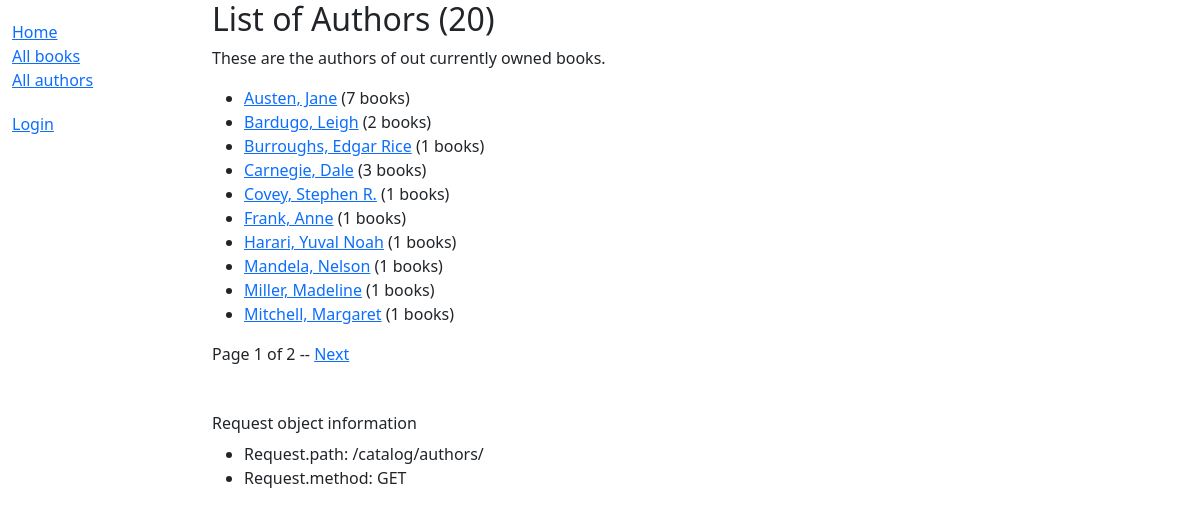
The app's page /catalog/authors/, older data.
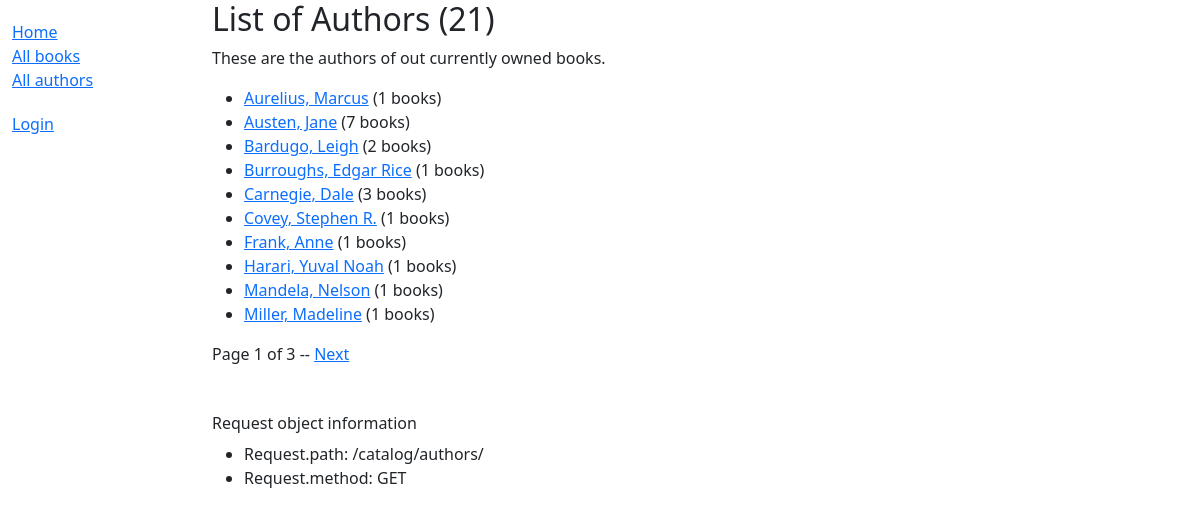
The same page, newer data.
### catalog/models.py (models this page shows)
class Author(models.Model):
    first_name = models.CharField(max_length=100)
    last_name = models.CharField(max_length=100)
    date_of_birth = models.DateField(null=True, blank=True)
    date_of_death = models.DateField('died', null=True, blank=True)
    class Meta:
        ordering = ['last_name', 'first_name']
    def get_absolute_url(self):
        return reverse('catalog:author-detail', args=[str(self.id)])
    def __str__(self) -> str:
        return f'{self.last_name}, {self.first_name}'

### catalog/views.py (the view)
# urls.py: path('authors/', views.AuthorListView.as_view(), name='authors'),
class AuthorListView(generic.ListView):
    model = Author
    paginate_by = 10
    def get_context_data(self, **kwargs: Any) -> dict[str, Any]:
        context = super().get_context_data(**kwargs)
        context['author_count'] = Author.objects.count()
        return context

### catalog/templates/catalog/author_list.html (shortened to what this page needs)
{% extends 'base_generic.html' %}
{% block content %}
    <h2>List of Authors ({{ author_count }})</h2>
    <p>These are the authors of out currently owned books.</p>
    <ul>
        {% for author in object_list %}
            <li>
                <a href="{{ author.get_absolute_url }}">{{ author }}</a>
                ({{ author.book_set.count }} books)
            </li>
        {% empty %}
            <p>There are no authors added yet.</p>
        {% endfor %}
    </ul>
{% endblock %}

Row changes from the older to the newer data that the page shows:
no longer on this page (row unchanged): Author: last_name+first_name "Mitchell, Margaret", book_set.count "1"
added Author: last_name+first_name "Aurelius, Marcus", book_set.count "1"
Text that changed along with them:
{{ page_obj.paginator.num_pages }}: "2" → "3"
